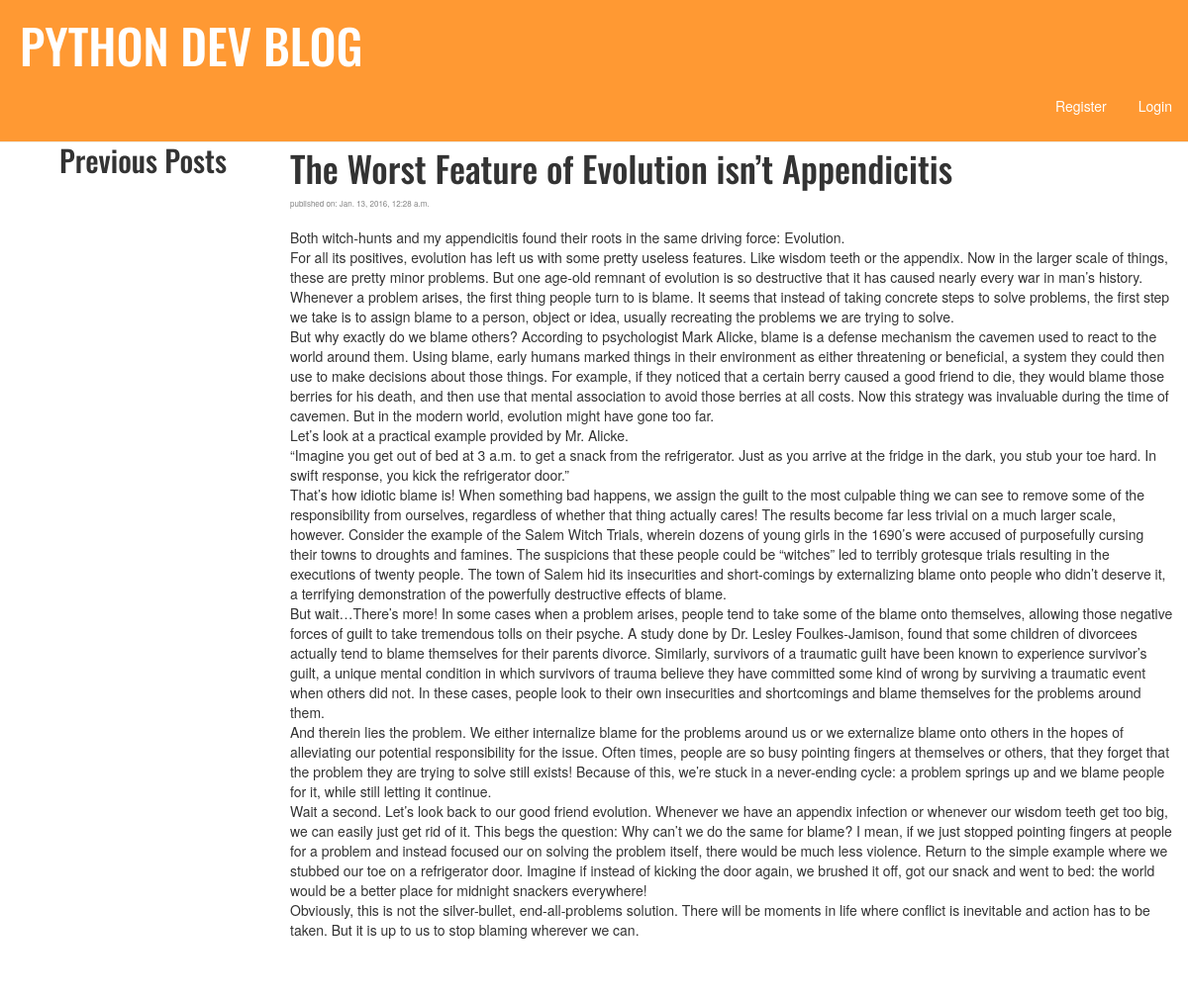
Screenshot of /blogsite/post/9/ with the database file from the repository.
### blogsite/models.py (models this page shows, shortened)
class Post(models.Model):
    title=models.CharField(max_length=100)
    author=models.CharField(max_length=50, default=User)
    content=models.TextField()
    timestamp=models.DateTimeField(blank=True, default=datetime.now())

### blogsite/views.py (the view)
# urls.py: url(r'^post/(?P<pk>[0-9]+)/$', views.post_detail, name='post_detail'),
def post_detail(request, pk):
    post = get_object_or_404(Post, pk=pk)
    context_dict={
        'post':post
    }
    return render(request, 'blogsite/post_detail.html', context_dict)

### templates/blogsite/post_detail.html
{% extends 'blogsite/base.html' %}
{% block content %}
    <div class="post">
        <h1>{{ post.title }}</h1>
        {% if post.timestamp %}
            <div class="date">
                published on: {{ post.timestamp }}
            </div>
        {% endif %}
        <br>
        <p>{{ post.content|linebreaks }}</p>
    </div>
{% endblock %}

### static/blogsite/blog.css (style rules this page uses)
h1, h2, h3, h4 { font-family: 'Oswald'; }
.date { float: left; color: #828282; font-size: 8px; }
.post { margin-bottom: 50px; }

### rows the page displays
Post: title "The Worst Feature of Evolution isn’t Appendicitis", timestamp "Jan. 13, 2016, 12:28 a.m.", content "Both witch-hunts and my appendicitis found their roots in the same driving force: Evolution. For all its positives, evolution has left us with some pretty useless features. Like wisdom teeth or the appendix. Now in the larger scale of things, these are pretty minor problems. But one age-old remnant of evolution is so destructive that it has caused nearly every war in man’s history. Whenever a problem arises, the first thing people turn to is blame. It seems that instead of taking concrete steps to solve problems, the first step we take is to assign blame to a person, object or idea, usually recreating the problems we are trying to solve. But why exactly do we blame others? According to…"
